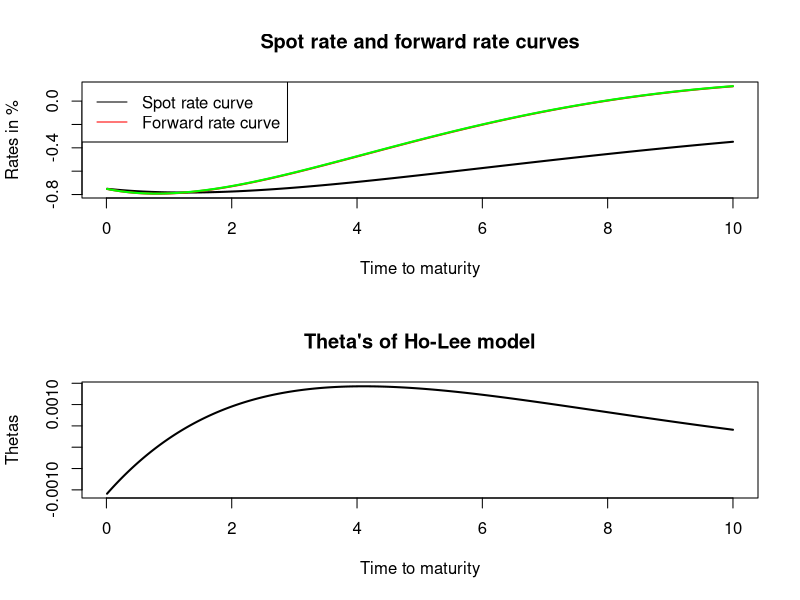

This figure's R source:
df<-read.csv("result.csv", header=F)
colnames(df)<-c("t","r","f","theta","rhl")
save<-par(mfrow=c(2,1))
minY<-min(df[,c(2,3)])
maxY<-max(df[,c(2,3)])
x<-(df$t)
with(df, {
	plot(x, r,type="l",pch=3, lwd=2, ylim=c(minY,maxY),main="Spot rate and forward rate curves", ylab="Rates in %", xlab="Time to maturity")
	lines(x, f, col="red", type="l",lwd=2,pch=3)
	lines(x, rhl, col="green", type="l",lwd=2,pch=3)
	legend("topleft", legend=c("Spot rate curve", "Forward rate curve"), lty=1, col=c("black","red"))
})
with(df, {
	plot(x, theta,type="l",pch=3, lwd=2,main="Theta's of Ho-Lee model", ylab="Thetas", xlab="Time to maturity")
	# legend("topleft", legend=c("Quoted Price", "Calculated Price"), lty=1, col=c("black","red"))
})
par(save)
